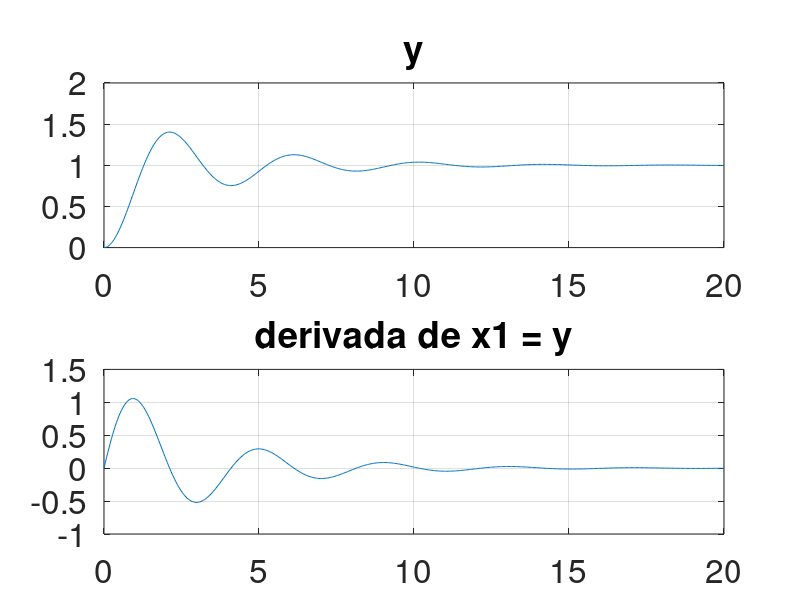

This chart was generated by the following MATLAB code:
%clear all
%close all

global wn zita K kP kI
wn = 1;
zita = 0.7;
K = 2;
kP = 1;
kI = 1;

disp("polos en lazo abierto")
roots([1 2*zita*wn wn*wn])

disp("polos en lazo cerrado")
roots([1 2*zita*wn (wn*wn+K*kP*wn ^2) kI*K*wn^2])


function dx = f(x,t)
  global wn zita K kP kI
  x1 = x(1);
  x2 = x(2);
  z1 = x(3);
  y = x1;
  
  r = t>0;

  er = r-y;
  
  u = kP*er+kI*z1;
  dz1 = er;
 
  dx1 = x2;
  dx2 = -2*zita*wn*x2-wn*wn*x1+K*wn*wn*u; 
  dx = [dx1;dx2;dz1];
endfunction

x0 = [0 0 0];
t = linspace(0,20,500);
x = lsode("f",x0,t);
subplot(211)
plot(t,x(:,1))
grid
title("y")
set(gca,"fontsize",24)

subplot(212)
plot(t,x(:,2))
grid
title("derivada de x1 = y")
set(gca,"fontsize",24)

